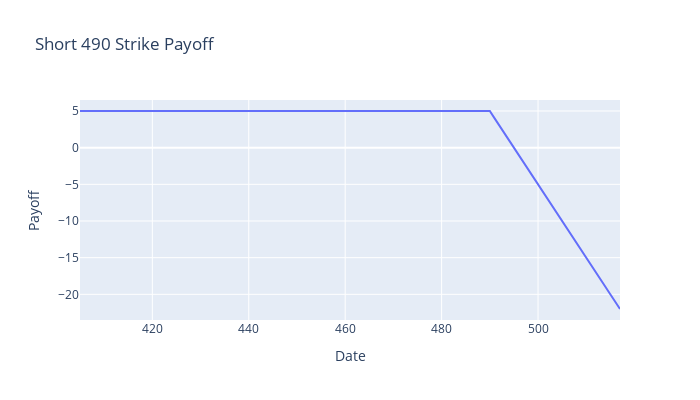

Notebook code cell kept with this figure:
### Markdown cell above
### Short 490 strike call payoff

### Code cell
short_call_payoff = call_payoff(spot,strike_short_call,premium_short_call) * -1.0

fig = px.line(x=spot,y=short_call_payoff,title='Short 490 Strike Payoff')
fig.update_layout(height = 400, width = 700, xaxis_title = 'Date', yaxis_title = 'Payoff')

### Figure 1 — Plotly figure (JSON) as saved in the notebook; plotly's stock layout.template omitted (floating-point values rounded to 4 significant figures)
{"data": [{"hovertemplate": "x=%{x}<br>y=%{y}<extra></extra>", "legendgroup": "", "line": {"color": "#636efa", "dash": "solid"}, "marker": {"symbol": "circle"}, "mode": "lines", "name": "", "orientation": "v", "showlegend": false, "type": "scatter", "x": [405, 406, 407, 408, 409, 410, 411, 412, 413, 414, 415, 416, 417, 418, 419, 420, 421, 422, 423, 424, 425, 426, 427, 428, 429, 430, 431, 432, 433, 434, 435, 436, 437, 438, 439, 440, 441, 442, 443, 444, 445, 446, 447, 448, 449, 450, 451, 452, 453, 454, 455, 456, 457, 458, 459, 460, 461, 462, 463, 464, 465, 466, 467, 468, 469, 470, 471, 472, 473, 474, 475, 476, 477, 478, 479, 480, 481, 482, 483, 484, 485, 486, 487, 488, 489, 490, 491, 492, 493, 494, 495, 496, 497, 498, 499, 500, 501, 502, 503, 504, 505, 506, 507, 508, 509, 510, 511, 512, 513, 514, 515, 516, 517], "xaxis": "x", "y": [5, 5, 5, 5, 5, 5, 5, 5, 5, 5, 5, 5, 5, 5, 5, 5, 5, 5, 5, 5, 5, 5, 5, 5, 5, 5, 5, 5, 5, 5, 5, 5, 5, 5, 5, 5, 5, 5, 5, 5, 5, 5, 5, 5, 5, 5, 5, 5, 5, 5, 5, 5, 5, 5, 5, 5, 5, 5, 5, 5, 5, 5, 5, 5, 5, 5, 5, 5, 5, 5, 5, 5, 5, 5, 5, 5, 5, 5, 5, 5, 5, 5, 5, 5, 5, 5, 4, 3, 2, 1, 0, -1, -2, -3, -4, -5, -6, -7, -8, -9, -10, -11, -12, -13, -14, -15, -16, -17, -18, -19, -20, -21, -22], "yaxis": "y"}], "layout": {"height": 400, "legend": {"tracegroupgap": 0}, "title": {"text": "Short 490 Strike Payoff"}, "width": 700, "xaxis": {"anchor": "y", "domain": [0, 1], "title": {"text": "Date"}}, "yaxis": {"anchor": "x", "domain": [0, 1], "title": {"text": "Payoff"}}}}
